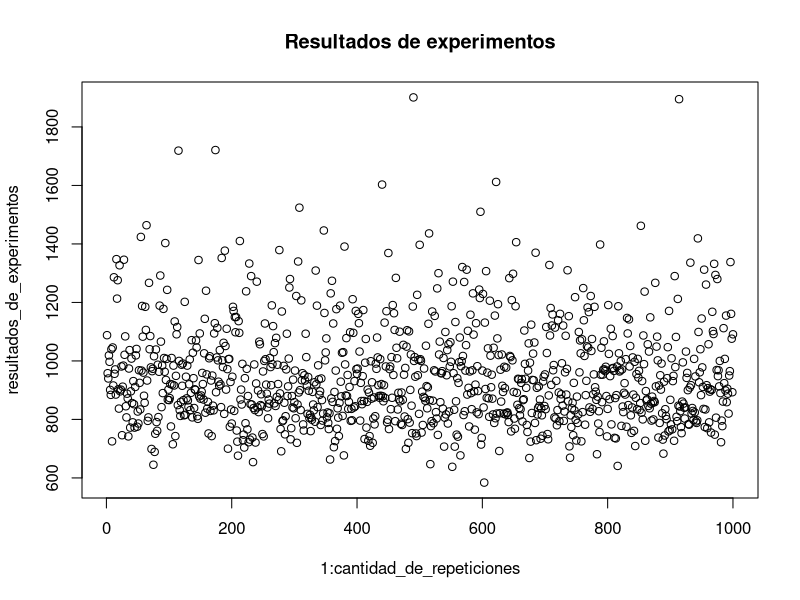
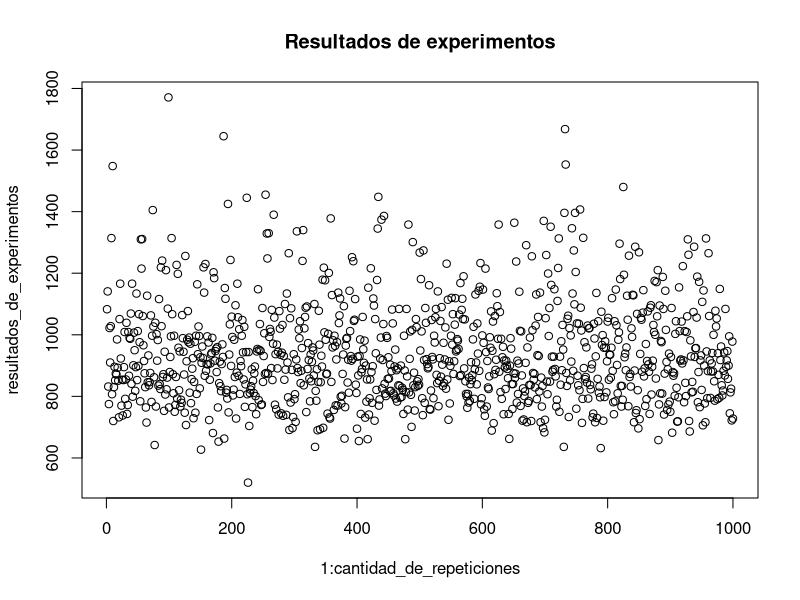

Generate these figures, in order, with R:

### Definir las siguientes funciones

## Ejercicio 1
album = rep(FALSE, 6) 

sample = sample(1:6, 1, replace = TRUE)

album[sample] = TRUE

print(album)

## Ejercicio 2

album_lleno = function(album){
  return(all(album))
}

mock_album_completo = rep(TRUE, 6)
mock_album_incompleto = rep(FALSE, 6)

print(album_lleno(mock_album_completo))
print(album_lleno(mock_album_incompleto))

## Ejercicio 3

generar_sobre = function(tam_album, tam_sobre, con_repetidos = TRUE){
  return(sample(1:tam_album, tam_sobre, replace=con_repetidos))
}

sobre = generar_sobre(tam_album=6, tam_sobre=3)

album_vacio = rep(FALSE, 6)

# Linda forma de hacer TDD! Felicitaciones! 
album_vacio[sobre[1]] = TRUE
album_vacio[sobre[2]] = TRUE
album_vacio[sobre[3]] = TRUE


## Ejercicio 4
pegar_sobre = function(album,  sobre){
  for(figurita in sobre){
    album[figurita] = TRUE
  }
  return(album)
}

album_vacio = rep(FALSE, 10)
sobre_1 = generar_sobre(tam_album=length(album_vacio), tam_sobre=3)
sobre_2 = generar_sobre(tam_album=length(album_vacio), tam_sobre=3)

print(sobre_1)
album = pegar_sobre(album_vacio, sobre_1)
print(album)

print(sobre_2)
album = pegar_sobre(album, sobre_2)
print(album)

## Ejercicio 5
cuantas_figuritas = function(tam_album, tam_sobre, sobre_con_repetidos = TRUE){
  cantidad_de_sobres_usados = 0
  album = rep(FALSE, tam_album)
  while(!album_lleno(album=album)) {
    sobre = generar_sobre(tam_album=tam_album, tam_sobre=tam_sobre, con_repetidos=sobre_con_repetidos)
    album = pegar_sobre(album=album, sobre=sobre)
    cantidad_de_sobres_usados = cantidad_de_sobres_usados + 1
  }
  return(cantidad_de_sobres_usados)
}

## Ejercicio 6

primer_intento = cuantas_figuritas(tam_album=6, tam_sobre=1)
segundo_intento = cuantas_figuritas(tam_album=6, tam_sobre=1)
tercer_intento = cuantas_figuritas(tam_album=6, tam_sobre=1)

print(primer_intento)
print(segundo_intento)
print(tercer_intento)
print((primer_intento == segundo_intento) & (primer_intento == tercer_intento) & (segundo_intento == tercer_intento))

## Ejercicio 7
cantidad_de_repeticiones = 1000
resultados_de_experimentos = c()
for(i in 1:cantidad_de_repeticiones) {
   resultados_de_experimentos = c(resultados_de_experimentos, cuantas_figuritas(tam_album=670, tam_sobre=5))
}

plot(1:cantidad_de_repeticiones, resultados_de_experimentos, main = 'Resultados de experimentos')

# Cuál es la probabilidad de terminar el album con 800 sobres o menos?
casos_exitosos = length(which(resultados_de_experimentos <= 800))
print(casos_exitosos / cantidad_de_repeticiones)

# La cantidad de sobres que hacen falta comprar para completar el album con probabilidad mayor o igual a 0.9.
# P(X < x) >= 0.9
cantidad_sobres_prob_mayor = quantile(resultados_de_experimentos, probs = 0.90)
print(cantidad_sobres_prob_mayor)

# Cual es el valor esperado de sobres para completar el album?
esperanza = mean(resultados_de_experimentos)
print(esperanza)

# cual es el desvio de la cantidad de sobres para completar el album?
desviacion = sd(resultados_de_experimentos)
print(desviacion)

# Ejercicio 8

cantidad_de_repeticiones = 1000
resultados_de_experimentos = c()
for(i in 1:cantidad_de_repeticiones) {
  resultados_de_experimentos = c(resultados_de_experimentos, cuantas_figuritas(tam_album=670, tam_sobre=5, sobre_con_repetidos=FALSE))
}

plot(1:cantidad_de_repeticiones, resultados_de_experimentos, main = 'Resultados de experimentos')

# Cuál es la probabilidad de terminar el album con 800 sobres o menos?
casos_exitosos = length(which(resultados_de_experimentos <= 800))
print(casos_exitosos / cantidad_de_repeticiones)

# La cantidad de sobres que hacen falta comprar para completar el album con probabilidad mayor o igual a 0.9.
# P(X < x) >= 0.9
cantidad_sobres_prob_mayor = quantile(resultados_de_experimentos, probs = 0.90)
print(cantidad_sobres_prob_mayor)

# Cual es el valor esperado de sobres para completar el album?
esperanza = mean(resultados_de_experimentos)
print(esperanza)

# cual es el desvio de la cantidad de sobres para completar el album?
desviacion = sd(resultados_de_experimentos)
print(desviacion)

